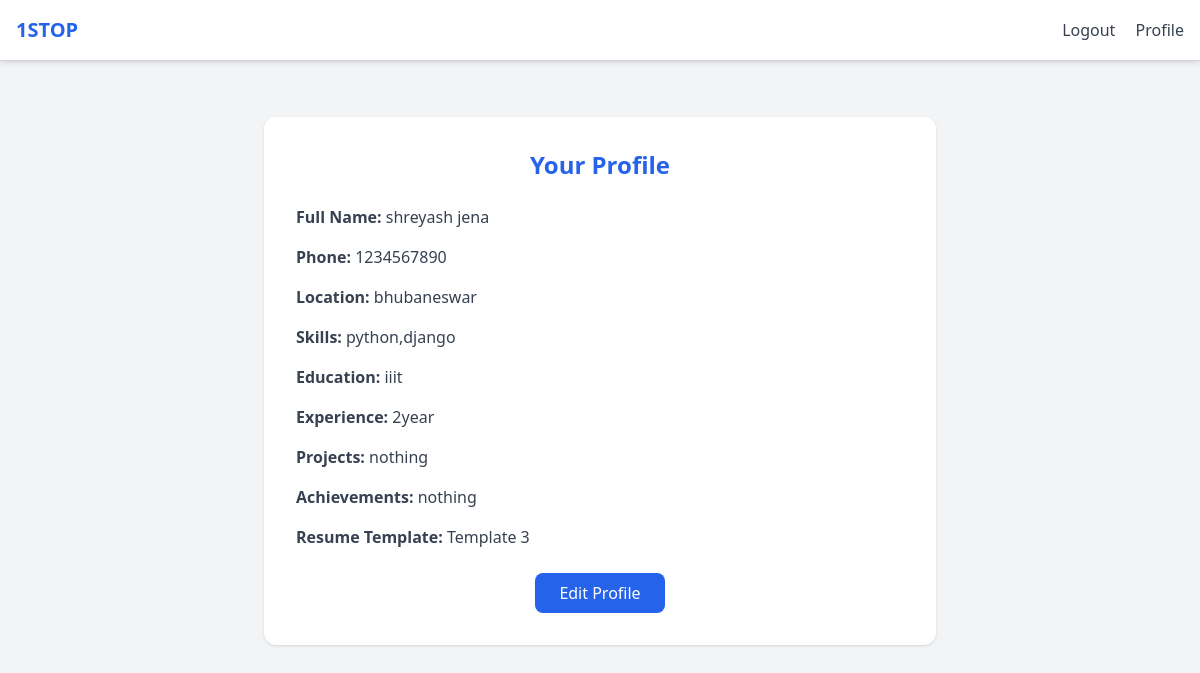
/profile/ (signed in), run on the app's committed database.
### users/models.py (models this page shows, shortened)
class UserProfile(models.Model):
    TEMPLATE_CHOICES = [
        (1, 'Professional'),
        (2, 'Creative'),
        (3, 'Minimalistic'),
    ]
    user = models.OneToOneField(User, on_delete=models.CASCADE)
    full_name = models.CharField(max_length=100)
    phone_number = models.CharField(max_length=20, blank=True)
    location = models.CharField(max_length=100, blank=True)
    skills = models.TextField(help_text="Comma-separated skills")
    education = models.TextField()
    experience = models.TextField()
    projects = models.TextField(blank=True)
    achievements = models.TextField(blank=True)
    resume_template_choice = models.IntegerField(choices=TEMPLATE_CHOICES, default=1)
    extracted_skills = models.JSONField(null=True, blank=True)

### users/views.py (the view)
# urls.py: path('profile/', views.view_profile, name='view_profile'),
@login_required
def view_profile(request):
    try:
        profile = request.user.userprofile
    except UserProfile.DoesNotExist:
        return redirect('edit_profile')
    return render(request, 'users/view_profile.html', {'profile': profile})

### templates/users/view_profile.html
{% extends 'base.html' %}
{% block content %}
<div class="max-w-2xl mx-auto mt-10 bg-white p-8 rounded-xl shadow">
  <h2 class="text-2xl font-bold text-blue-600 mb-6 text-center">Your Profile</h2>
  <div class="space-y-4 text-gray-700">
    <p><span class="font-semibold">Full Name:</span> {{ profile.full_name }}</p>
    <p><span class="font-semibold">Phone:</span> {{ profile.phone_number }}</p>
    <p><span class="font-semibold">Location:</span> {{ profile.location }}</p>
    <p><span class="font-semibold">Skills:</span> {{ profile.skills }}</p>
    <p><span class="font-semibold">Education:</span> {{ profile.education }}</p>
    <p><span class="font-semibold">Experience:</span> {{ profile.experience }}</p>
    <p><span class="font-semibold">Projects:</span> {{ profile.projects }}</p>
    <p><span class="font-semibold">Achievements:</span> {{ profile.achievements }}</p>
    <p><span class="font-semibold">Resume Template:</span> Template {{ profile.resume_template_choice }}</p>
  </div>
  <div class="mt-6 text-center">
    <a href="{% url 'edit_profile' %}" class="inline-block bg-blue-600 text-white px-6 py-2 rounded-lg hover:bg-blue-700 transition">
      Edit Profile
    </a>
  </div>
</div>
{% endblock %}

### data on the page
UserProfile: full_name "shreyash jena", phone_number "1234567890", location "bhubaneswar", skills "python,django", education "iiit", experience "2year", projects "nothing", achievements "nothing", resume_template_choice "3"
